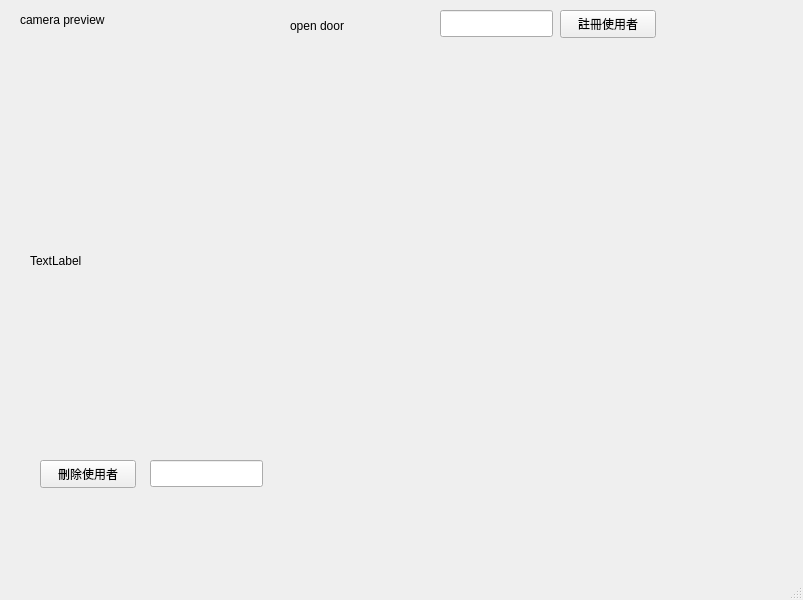
<?xml version="1.0" encoding="UTF-8"?>
<ui version="4.0">
 <class>MainWindow</class>
 <widget class="QMainWindow" name="MainWindow">
  <property name="geometry">
   <rect>
    <x>0</x>
    <y>0</y>
    <width>803</width>
    <height>600</height>
   </rect>
  </property>
  <property name="windowTitle">
   <string>MainWindow</string>
  </property>
  <widget class="QWidget" name="centralwidget">
   <widget class="QLabel" name="label">
    <property name="geometry">
     <rect>
      <x>20</x>
      <y>10</y>
      <width>221</width>
      <height>19</height>
     </rect>
    </property>
    <property name="text">
     <string>camera preview</string>
    </property>
   </widget>
   <widget class="QLabel" name="label_camera">
    <property name="geometry">
     <rect>
      <x>30</x>
      <y>60</y>
      <width>761</width>
      <height>401</height>
     </rect>
    </property>
    <property name="text">
     <string>TextLabel</string>
    </property>
   </widget>
   <widget class="QLabel" name="label_status">
    <property name="geometry">
     <rect>
      <x>290</x>
      <y>0</y>
      <width>261</width>
      <height>51</height>
     </rect>
    </property>
    <property name="text">
     <string>open door</string>
    </property>
   </widget>
   <widget class="QLineEdit" name="lineEdit_name">
    <property name="geometry">
     <rect>
      <x>440</x>
      <y>10</y>
      <width>113</width>
      <height>27</height>
     </rect>
    </property>
   </widget>
   <widget class="QPushButton" name="pushButton_register">
    <property name="geometry">
     <rect>
      <x>560</x>
      <y>10</y>
      <width>96</width>
      <height>28</height>
     </rect>
    </property>
    <property name="text">
     <string>註冊使用者</string>
    </property>
   </widget>
   <widget class="QPushButton" name="pushButton_DELETE">
    <property name="geometry">
     <rect>
      <x>40</x>
      <y>460</y>
      <width>96</width>
      <height>28</height>
     </rect>
    </property>
    <property name="text">
     <string>刪除使用者</string>
    </property>
   </widget>
   <widget class="QLineEdit" name="lineEdit_DELETNAME">
    <property name="geometry">
     <rect>
      <x>150</x>
      <y>460</y>
      <width>113</width>
      <height>27</height>
     </rect>
    </property>
   </widget>
  </widget>
  <widget class="QMenuBar" name="menubar">
   <property name="geometry">
    <rect>
     <x>0</x>
     <y>0</y>
     <width>803</width>
     <height>25</height>
    </rect>
   </property>
  </widget>
  <widget class="QStatusBar" name="statusbar"/>
 </widget>
 <resources/>
 <connections/>
</ui>
